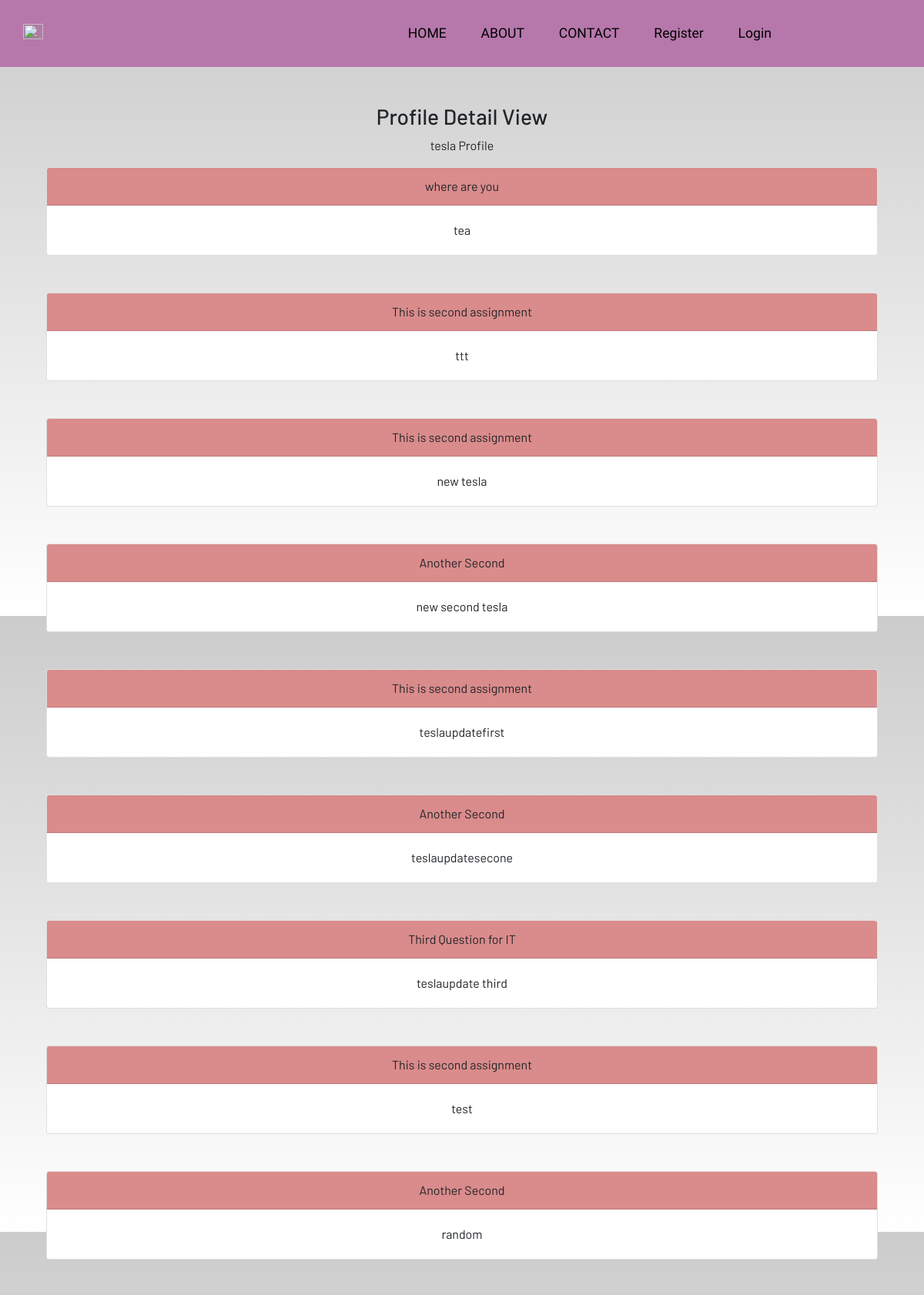
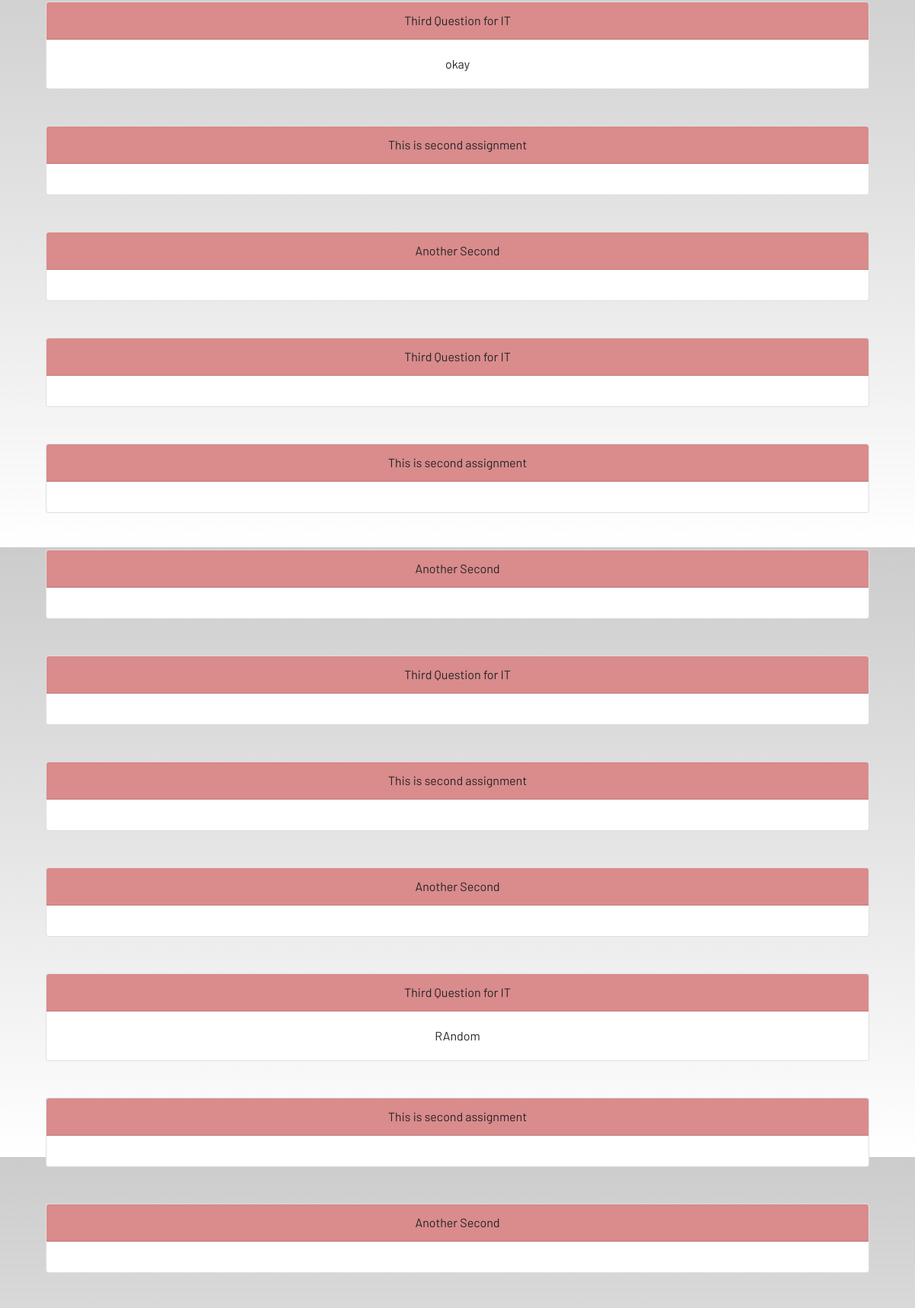
/users/profile_detail/4 (upper part), run on the app's committed database (2 pictures, top to bottom).
### users/models.py (models this page shows, shortened)
class Profile(models.Model):
    user = models.OneToOneField(User, on_delete=models.CASCADE)
    section = models.ForeignKey(
        "Section", on_delete=models.CASCADE, null=True, blank=True)
    image = models.ImageField(default='default.jpg', upload_to='profile_pics')
    bio = models.CharField(max_length=2000, blank=True)
    skills = models.CharField(max_length=2000, blank=True)
    aoi = models.CharField(max_length=2000, blank=True)
    github = models.CharField(max_length=200, blank=True)
    linkedin = models.CharField(max_length=200, blank=True)
    def __str__(self):
        return f'{self.user.username} Profile'

class Answer(models.Model):
    question = models.ForeignKey(Question, on_delete=models.CASCADE)
    user = models.ForeignKey(Profile, on_delete=models.CASCADE)
    answer_field = models.CharField(max_length=2000, blank=True, null=True)

class Question(models.Model):
    section = models.ForeignKey(
        "Section", on_delete=models.CASCADE, null=True, blank=True)
    question_field = models.CharField(max_length=2000, blank=True, null=True)
    def __str__(self):
        return self.question_field

### users/views.py (the view)
class ProfileDetailView(generic.DetailView):
    model = Profile
    def get_context_data(self, **kwargs):
        context = super(ProfileDetailView, self).get_context_data(**kwargs)
        answers = Answer.objects.filter(
            user=Profile.objects.get(id=self.kwargs['pk']))
        context['answers'] = answers
        return context

### users/templates/users/profile_detail.html
{% extends 'users/base.html' %} {% load static %} {% block content %}
<div class="container text-center">
    <h3>Profile Detail View</h3>
    <p>{{profile}}</p>
    <div class="container">
        {% for answer in answers %}
        <div class="card">
            <div class="card-header">
                {{answer.question}}
            </div>
            <div class="card-body">
                {{answer.answer_field}}
            </div>
        </div>
        <br><br>
        {% endfor %}
    </div>
</div>
{% endblock content %}

### static/css/main.css (style rules this page uses)
html { scroll-behavior: smooth; }
html, body { max-width: 100%; overflow-x: hidden; }
body { background: linear-gradient(rgba(0, 0, 0, 0.2), rgba(255, 255, 255, 0.5)); overflow-x: hidden; }
.card-header { background-color: rgb(218, 139, 139); }

### data on the page
Profile: user.username "tesla Profile"
Answer: question "where are you", answer_field "tea"
Answer: question "This is second assignment", answer_field "ttt"
Answer: question "This is second assignment", answer_field "new tesla"
Answer: question "Another Second", answer_field "new second tesla"
Answer: question "This is second assignment", answer_field "teslaupdatefirst"
Answer: question "Another Second", answer_field "teslaupdatesecone"
Answer: question "Third Question for IT", answer_field "teslaupdate third"
Answer: question "This is second assignment", answer_field "test"
Answer: question "Another Second", answer_field "random"
Answer: question "Third Question for IT", answer_field "okay"
Answer: question "This is second assignment"
Answer: question "Another Second"
Answer: question "Third Question for IT"
Answer: question "This is second assignment"
Answer: question "Another Second"
Answer: question "Third Question for IT"
Answer: question "This is second assignment"
Answer: question "Another Second"
Answer: question "Third Question for IT", answer_field "RAndom"
Answer: question "This is second assignment"
Answer: question "Another Second"
